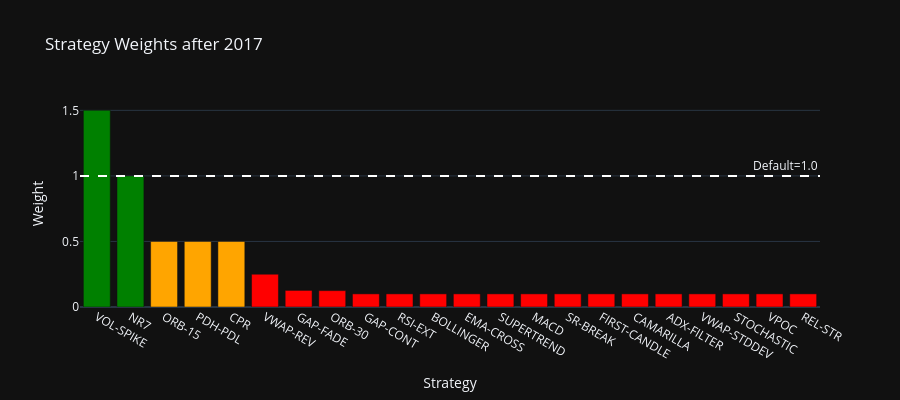

The notebook cell this image was saved under:
### Code cell
# Plot strategy weights as bar chart
import plotly.graph_objects as go

weights = json.loads(WEIGHTS_FILE.read_text()) if WEIGHTS_FILE.exists() else {}
sorted_w = sorted(weights.items(), key=lambda x: -x[1])
names, vals = zip(*sorted_w) if sorted_w else ([], [])

fig = go.Figure(go.Bar(
    x=names, y=vals,
    marker_color=['green' if v >= 1.0 else 'orange' if v >= 0.5 else 'red' for v in vals]
))
fig.add_hline(y=1.0, line_dash='dash', line_color='white', annotation_text='Default=1.0')
fig.update_layout(
    title=f'Strategy Weights after {YEAR_TO_ANALYSE}',
    xaxis_title='Strategy', yaxis_title='Weight',
    template='plotly_dark', height=400
)
fig.show()

### Figure 1 — Plotly figure (JSON) as saved in the notebook; plotly's stock layout.template omitted (floating-point values rounded to 4 significant figures)
{"data": [{"marker": {"color": ["green", "green", "orange", "orange", "orange", "red", "red", "red", "red", "red", "red", "red", "red", "red", "red", "red", "red", "red", "red", "red", "red", "red"]}, "type": "bar", "x": ["VOL-SPIKE", "NR7", "ORB-15", "PDH-PDL", "CPR", "VWAP-REV", "GAP-FADE", "ORB-30", "GAP-CONT", "RSI-EXT", "BOLLINGER", "EMA-CROSS", "SUPERTREND", "MACD", "SR-BREAK", "FIRST-CANDLE", "CAMARILLA", "ADX-FILTER", "VWAP-STDDEV", "STOCHASTIC", "VPOC", "REL-STR"], "y": [1.5, 1, 0.5, 0.5, 0.5, 0.25, 0.1265, 0.125, 0.1, 0.1, 0.1, 0.1, 0.1, 0.1, 0.1, 0.1, 0.1, 0.1, 0.1, 0.1, 0.1, 0.1]}], "layout": {"annotations": [{"showarrow": false, "text": "Default=1.0", "x": 1, "xanchor": "right", "xref": "x domain", "y": 1, "yanchor": "bottom", "yref": "y"}], "height": 400, "shapes": [{"line": {"color": "white", "dash": "dash"}, "type": "line", "x0": 0, "x1": 1, "xref": "x domain", "y0": 1, "y1": 1, "yref": "y"}], "title": {"text": "Strategy Weights after 2017"}, "xaxis": {"title": {"text": "Strategy"}}, "yaxis": {"title": {"text": "Weight"}}}}
